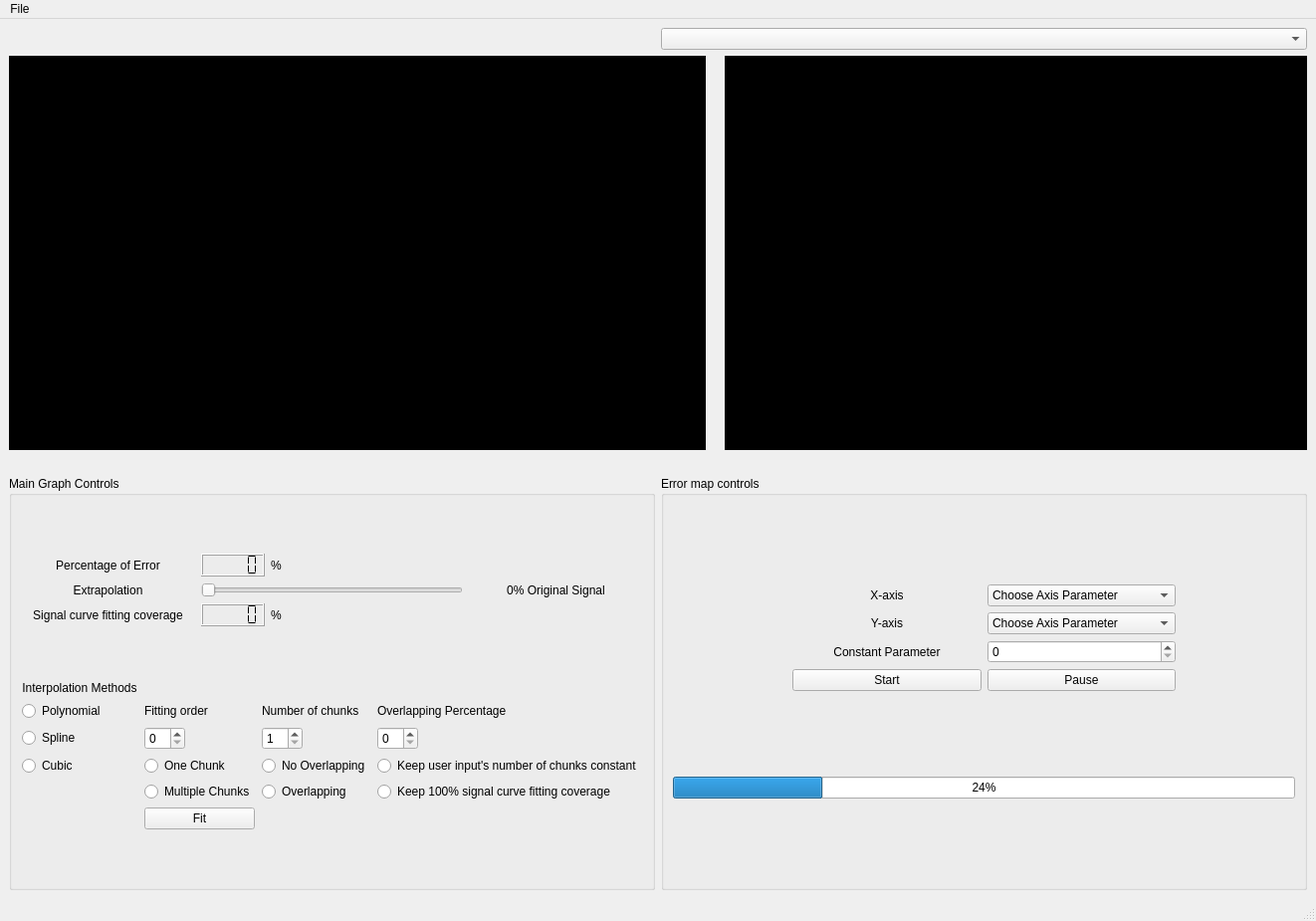
<?xml version="1.0" encoding="UTF-8"?>
<ui version="4.0">
 <class>MainWindow</class>
 <widget class="QMainWindow" name="MainWindow">
  <property name="geometry">
   <rect>
    <x>0</x>
    <y>0</y>
    <width>1322</width>
    <height>925</height>
   </rect>
  </property>
  <property name="windowTitle">
   <string>MainWindow</string>
  </property>
  <widget class="QWidget" name="centralwidget">
   <layout class="QVBoxLayout" name="verticalLayout">
    <item>
     <layout class="QGridLayout" name="gridLayout_4">
      <item row="0" column="1">
       <widget class="QComboBox" name="latexEquationComboBox"/>
      </item>
      <item row="0" column="0">
       <widget class="QLabel" name="latexEquationLabel">
        <property name="text">
         <string/>
        </property>
       </widget>
      </item>
     </layout>
    </item>
    <item>
     <layout class="QGridLayout" name="mainGraphAndErrorMapGridLayout">
      <item row="0" column="0">
       <widget class="PlotWidget" name="mainGraphGraphicsView">
        <property name="styleSheet">
         <string notr="true">background-color: rgb(0, 0, 0);</string>
        </property>
       </widget>
      </item>
      <item row="0" column="2">
       <layout class="QGridLayout" name="errorMapGridLayout">
        <item row="0" column="0">
         <widget class="PlotWidget" name="errorMapGraphicsView">
          <property name="styleSheet">
           <string notr="true">background-color: rgb(0, 0, 0);</string>
          </property>
         </widget>
        </item>
       </layout>
      </item>
      <item row="0" column="1">
       <spacer name="verticalSpacer_2">
        <property name="orientation">
         <enum>Qt::Vertical</enum>
        </property>
        <property name="sizeType">
         <enum>QSizePolicy::Fixed</enum>
        </property>
        <property name="sizeHint" stdset="0">
         <size>
          <width>13</width>
          <height>300</height>
         </size>
        </property>
       </spacer>
      </item>
      <item row="1" column="0">
       <spacer name="mainGraphHorizontalSpacer">
        <property name="orientation">
         <enum>Qt::Horizontal</enum>
        </property>
        <property name="sizeType">
         <enum>QSizePolicy::Fixed</enum>
        </property>
        <property name="sizeHint" stdset="0">
         <size>
          <width>700</width>
          <height>20</height>
         </size>
        </property>
       </spacer>
      </item>
     </layout>
    </item>
    <item>
     <layout class="QGridLayout" name="gridLayout">
      <item row="0" column="2">
       <widget class="QGroupBox" name="errorMapControlsGroupBox">
        <property name="sizePolicy">
         <sizepolicy hsizetype="Preferred" vsizetype="Expanding">
          <horstretch>0</horstretch>
          <verstretch>100</verstretch>
         </sizepolicy>
        </property>
        <property name="title">
         <string>Error map controls</string>
        </property>
        <layout class="QVBoxLayout" name="verticalLayout_2">
         <item>
          <layout class="QGridLayout" name="xAxisAndYAxisGridLayout">
           <item row="0" column="4">
            <spacer name="xAxisHorizontalSpacer">
             <property name="orientation">
              <enum>Qt::Horizontal</enum>
             </property>
             <property name="sizeType">
              <enum>QSizePolicy::Fixed</enum>
             </property>
             <property name="sizeHint" stdset="0">
              <size>
               <width>120</width>
               <height>20</height>
              </size>
             </property>
            </spacer>
           </item>
           <item row="0" column="3">
            <widget class="QComboBox" name="xAxisComboBox">
             <item>
              <property name="text">
               <string>Choose Axis Parameter</string>
              </property>
             </item>
             <item>
              <property name="text">
               <string>Polynomial Order</string>
              </property>
             </item>
             <item>
              <property name="text">
               <string>Number of Chunks</string>
              </property>
             </item>
             <item>
              <property name="text">
               <string>Overlapping Percentage</string>
              </property>
             </item>
            </widget>
           </item>
           <item row="3" column="1">
            <widget class="QPushButton" name="startAndCancelErrorMapPushButton">
             <property name="text">
              <string>Start</string>
             </property>
            </widget>
           </item>
           <item row="0" column="1">
            <widget class="QLabel" name="xAxisLabel">
             <property name="text">
              <string>X-axis</string>
             </property>
             <property name="alignment">
              <set>Qt::AlignCenter</set>
             </property>
            </widget>
           </item>
           <item row="1" column="3">
            <widget class="QComboBox" name="yAxisComboBox">
             <item>
              <property name="text">
               <string>Choose Axis Parameter</string>
              </property>
             </item>
             <item>
              <property name="text">
               <string>Polynomial Order</string>
              </property>
             </item>
             <item>
              <property name="text">
               <string>Number of Chunks</string>
              </property>
             </item>
             <item>
              <property name="text">
               <string>Overlapping Percentage</string>
              </property>
             </item>
            </widget>
           </item>
           <item row="2" column="1">
            <widget class="QLabel" name="label">
             <property name="text">
              <string>Constant Parameter</string>
             </property>
             <property name="alignment">
              <set>Qt::AlignCenter</set>
             </property>
            </widget>
           </item>
           <item row="1" column="1">
            <widget class="QLabel" name="yAxisLabel">
             <property name="text">
              <string>Y-axis</string>
             </property>
             <property name="alignment">
              <set>Qt::AlignCenter</set>
             </property>
            </widget>
           </item>
           <item row="2" column="3">
            <widget class="QSpinBox" name="spinBox"/>
           </item>
           <item row="3" column="3">
            <widget class="QPushButton" name="pauseAndRezoomErrorMapPushButton">
             <property name="text">
              <string>Pause</string>
             </property>
            </widget>
           </item>
           <item row="0" column="0">
            <spacer name="horizontalSpacer">
             <property name="orientation">
              <enum>Qt::Horizontal</enum>
             </property>
             <property name="sizeType">
              <enum>QSizePolicy::Fixed</enum>
             </property>
             <property name="sizeHint" stdset="0">
              <size>
               <width>120</width>
               <height>20</height>
              </size>
             </property>
            </spacer>
           </item>
          </layout>
         </item>
         <item>
          <widget class="QProgressBar" name="errorMapProgressBar">
           <property name="value">
            <number>24</number>
           </property>
          </widget>
         </item>
        </layout>
       </widget>
      </item>
      <item row="0" column="0">
       <widget class="QGroupBox" name="mainGraphControlsGroupBox">
        <property name="title">
         <string>Main Graph Controls</string>
        </property>
        <layout class="QVBoxLayout" name="verticalLayout_3">
         <item>
          <layout class="QGridLayout" name="gridLayout_2">
           <item row="2" column="2">
            <widget class="QLabel" name="signalCoveragePrecentageLabel">
             <property name="sizePolicy">
              <sizepolicy hsizetype="Fixed" vsizetype="Preferred">
               <horstretch>0</horstretch>
               <verstretch>0</verstretch>
              </sizepolicy>
             </property>
             <property name="text">
              <string>%</string>
             </property>
            </widget>
           </item>
           <item row="0" column="0">
            <widget class="QLabel" name="precentageOfErrorLabel">
             <property name="text">
              <string>Percentage of Error</string>
             </property>
             <property name="alignment">
              <set>Qt::AlignCenter</set>
             </property>
            </widget>
           </item>
           <item row="1" column="0">
            <widget class="QLabel" name="extrapolationLabel">
             <property name="text">
              <string>Extrapolation</string>
             </property>
             <property name="alignment">
              <set>Qt::AlignCenter</set>
             </property>
            </widget>
           </item>
           <item row="1" column="1" colspan="3">
            <widget class="QSlider" name="extrapolationHorizontalSlider">
             <property name="maximum">
              <number>100</number>
             </property>
             <property name="orientation">
              <enum>Qt::Horizontal</enum>
             </property>
            </widget>
           </item>
           <item row="2" column="3">
            <spacer name="verticalSpacer_3">
             <property name="orientation">
              <enum>Qt::Horizontal</enum>
             </property>
             <property name="sizeType">
              <enum>QSizePolicy::Fixed</enum>
             </property>
             <property name="sizeHint" stdset="0">
              <size>
               <width>50</width>
               <height>10</height>
              </size>
             </property>
            </spacer>
           </item>
           <item row="0" column="1">
            <widget class="QLCDNumber" name="precentageOfErrorLcdNumber">
             <property name="sizePolicy">
              <sizepolicy hsizetype="Minimum" vsizetype="Fixed">
               <horstretch>0</horstretch>
               <verstretch>20</verstretch>
              </sizepolicy>
             </property>
             <property name="segmentStyle">
              <enum>QLCDNumber::Flat</enum>
             </property>
            </widget>
           </item>
           <item row="2" column="1">
            <widget class="QLCDNumber" name="CurveFittingCoveragePrecentageLcdNumber">
             <property name="sizePolicy">
              <sizepolicy hsizetype="Fixed" vsizetype="Fixed">
               <horstretch>40</horstretch>
               <verstretch>20</verstretch>
              </sizepolicy>
             </property>
             <property name="cursor">
              <cursorShape>ArrowCursor</cursorShape>
             </property>
             <property name="focusPolicy">
              <enum>Qt::NoFocus</enum>
             </property>
             <property name="layoutDirection">
              <enum>Qt::LeftToRight</enum>
             </property>
             <property name="smallDecimalPoint">
              <bool>false</bool>
             </property>
             <property name="segmentStyle">
              <enum>QLCDNumber::Flat</enum>
             </property>
            </widget>
           </item>
           <item row="1" column="5">
            <widget class="QLabel" name="extrapolationPercentageLabel">
             <property name="text">
              <string>0% Original Signal</string>
             </property>
             <property name="alignment">
              <set>Qt::AlignCenter</set>
             </property>
            </widget>
           </item>
           <item row="2" column="0">
            <widget class="QLabel" name="CurveFittingCoveragePrecentageLabel">
             <property name="text">
              <string>Signal curve fitting coverage</string>
             </property>
             <property name="alignment">
              <set>Qt::AlignCenter</set>
             </property>
            </widget>
           </item>
           <item row="0" column="2">
            <widget class="QLabel" name="precentageLabel">
             <property name="text">
              <string>%</string>
             </property>
             <property name="alignment">
              <set>Qt::AlignLeading|Qt::AlignLeft|Qt::AlignVCenter</set>
             </property>
            </widget>
           </item>
          </layout>
         </item>
         <item>
          <layout class="QGridLayout" name="gridLayout_3">
           <item row="2" column="4">
            <widget class="QSpinBox" name="numberOfChunksSpinBox">
             <property name="sizePolicy">
              <sizepolicy hsizetype="Fixed" vsizetype="Fixed">
               <horstretch>0</horstretch>
               <verstretch>0</verstretch>
              </sizepolicy>
             </property>
             <property name="minimum">
              <number>1</number>
             </property>
             <property name="maximum">
              <number>20</number>
             </property>
            </widget>
           </item>
           <item row="4" column="4">
            <widget class="QRadioButton" name="overlappingRadioButton">
             <property name="text">
              <string>Overlapping</string>
             </property>
            </widget>
           </item>
           <item row="1" column="5">
            <widget class="QLabel" name="overlapLabel">
             <property name="text">
              <string>Overlapping Percentage</string>
             </property>
            </widget>
           </item>
           <item row="5" column="3">
            <widget class="QPushButton" name="fitPushButton">
             <property name="text">
              <string>Fit</string>
             </property>
            </widget>
           </item>
           <item row="1" column="4">
            <widget class="QLabel" name="numberOfChunksLabel">
             <property name="text">
              <string>Number of chunks</string>
             </property>
            </widget>
           </item>
           <item row="3" column="4">
            <widget class="QRadioButton" name="noOverlappingRadioButton">
             <property name="text">
              <string>No Overlapping</string>
             </property>
            </widget>
           </item>
           <item row="4" column="3">
            <widget class="QRadioButton" name="multipleChunksRadioButton">
             <property name="text">
              <string>Multiple Chunks</string>
             </property>
            </widget>
           </item>
           <item row="2" column="3">
            <widget class="QSpinBox" name="fittingOrderSpinBox">
             <property name="sizePolicy">
              <sizepolicy hsizetype="Fixed" vsizetype="Fixed">
               <horstretch>50</horstretch>
               <verstretch>0</verstretch>
              </sizepolicy>
             </property>
             <property name="maximum">
              <number>10</number>
             </property>
            </widget>
           </item>
           <item row="1" column="3">
            <widget class="QLabel" name="fittingOrderLabel">
             <property name="text">
              <string>Fitting order</string>
             </property>
            </widget>
           </item>
           <item row="3" column="3">
            <widget class="QRadioButton" name="oneChunkRadioButton">
             <property name="text">
              <string>One Chunk</string>
             </property>
            </widget>
           </item>
           <item row="0" column="1">
            <widget class="QLabel" name="label_2">
             <property name="sizePolicy">
              <sizepolicy hsizetype="Preferred" vsizetype="Fixed">
               <horstretch>0</horstretch>
               <verstretch>0</verstretch>
              </sizepolicy>
             </property>
             <property name="text">
              <string>Interpolation Methods</string>
             </property>
             <property name="alignment">
              <set>Qt::AlignCenter</set>
             </property>
            </widget>
           </item>
           <item row="3" column="1">
            <widget class="QRadioButton" name="cubicRadioButton">
             <property name="sizePolicy">
              <sizepolicy hsizetype="Fixed" vsizetype="Fixed">
               <horstretch>0</horstretch>
               <verstretch>0</verstretch>
              </sizepolicy>
             </property>
             <property name="text">
              <string>Cubic</string>
             </property>
            </widget>
           </item>
           <item row="1" column="1">
            <widget class="QRadioButton" name="polynomialRadioButton">
             <property name="text">
              <string>Polynomial</string>
             </property>
            </widget>
           </item>
           <item row="2" column="1">
            <widget class="QRadioButton" name="splineRadioButton">
             <property name="text">
              <string>Spline</string>
             </property>
            </widget>
           </item>
           <item row="3" column="5">
            <widget class="QRadioButton" name="constantChunkRadioButton">
             <property name="sizePolicy">
              <sizepolicy hsizetype="Fixed" vsizetype="Fixed">
               <horstretch>0</horstretch>
               <verstretch>0</verstretch>
              </sizepolicy>
             </property>
             <property name="font">
              <font>
               <strikeout>false</strikeout>
              </font>
             </property>
             <property name="text">
              <string>Keep user input's number of chunks constant</string>
             </property>
             <property name="autoRepeat">
              <bool>false</bool>
             </property>
            </widget>
           </item>
           <item row="2" column="5">
            <widget class="QSpinBox" name="overlapSpinBox">
             <property name="sizePolicy">
              <sizepolicy hsizetype="Fixed" vsizetype="Fixed">
               <horstretch>0</horstretch>
               <verstretch>0</verstretch>
              </sizepolicy>
             </property>
             <property name="maximum">
              <number>25</number>
             </property>
            </widget>
           </item>
           <item row="4" column="5">
            <widget class="QRadioButton" name="fullCoverageRadioButton">
             <property name="text">
              <string>Keep 100% signal curve fitting coverage</string>
             </property>
            </widget>
           </item>
          </layout>
         </item>
        </layout>
       </widget>
      </item>
     </layout>
    </item>
   </layout>
  </widget>
  <widget class="QMenuBar" name="menubar">
   <property name="geometry">
    <rect>
     <x>0</x>
     <y>0</y>
     <width>1322</width>
     <height>26</height>
    </rect>
   </property>
   <widget class="QMenu" name="menuFile">
    <property name="title">
     <string>File</string>
    </property>
    <addaction name="openAction"/>
   </widget>
   <addaction name="menuFile"/>
  </widget>
  <widget class="QStatusBar" name="statusbar"/>
  <action name="openAction">
   <property name="icon">
    <iconset resource="../../../../../images.qrc">
     <normaloff>:/image/icons/open.png</normaloff>:/image/icons/open.png</iconset>
   </property>
   <property name="text">
    <string>Open</string>
   </property>
   <property name="shortcut">
    <string>Ctrl+O</string>
   </property>
  </action>
 </widget>
 <customwidgets>
  <customwidget>
   <class>PlotWidget</class>
   <extends>QGraphicsView</extends>
   <header>pyqtgraph.h</header>
  </customwidget>
 </customwidgets>
 <resources>
  <include location="../../../../../images.qrc"/>
 </resources>
 <connections/>
</ui>
